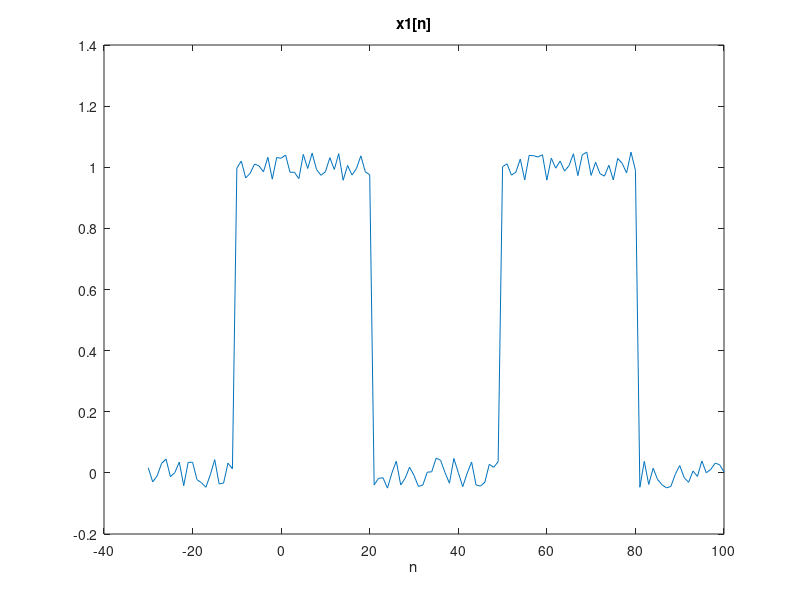

MATLAB code for this plot: (Note: this script raises an error after producing the figure.)
% an = 0.1, sigma = 100
% an = 1, sigma = 0.01
x = [zeros([1,20]),ones([1,31]),zeros([1,29]),ones([1,31]),zeros([1,20])];
an = 0.1;
noise = an*(rand(1,131)-0.5);
x1 = x + noise;
n = -30:100;
figure(1);
plot(n,x1);
title("x1[n]");
xlabel("n");

L = 10;
sigma = 100;
n = (-1)*L:L;
h = exp((-1)*sigma*abs(n));
sgn = [(-1)*ones([1,L]),zeros([1,1]),ones([1,L])];
h = sgn.*h;
C = 1/sum(h(end-(L-1):end),"all");
h = C*h;

y = conv(x1,h,"same");
n = -30:100;
figure(2);
plot(n,y);
title("y[n]");
xlabel("n");







